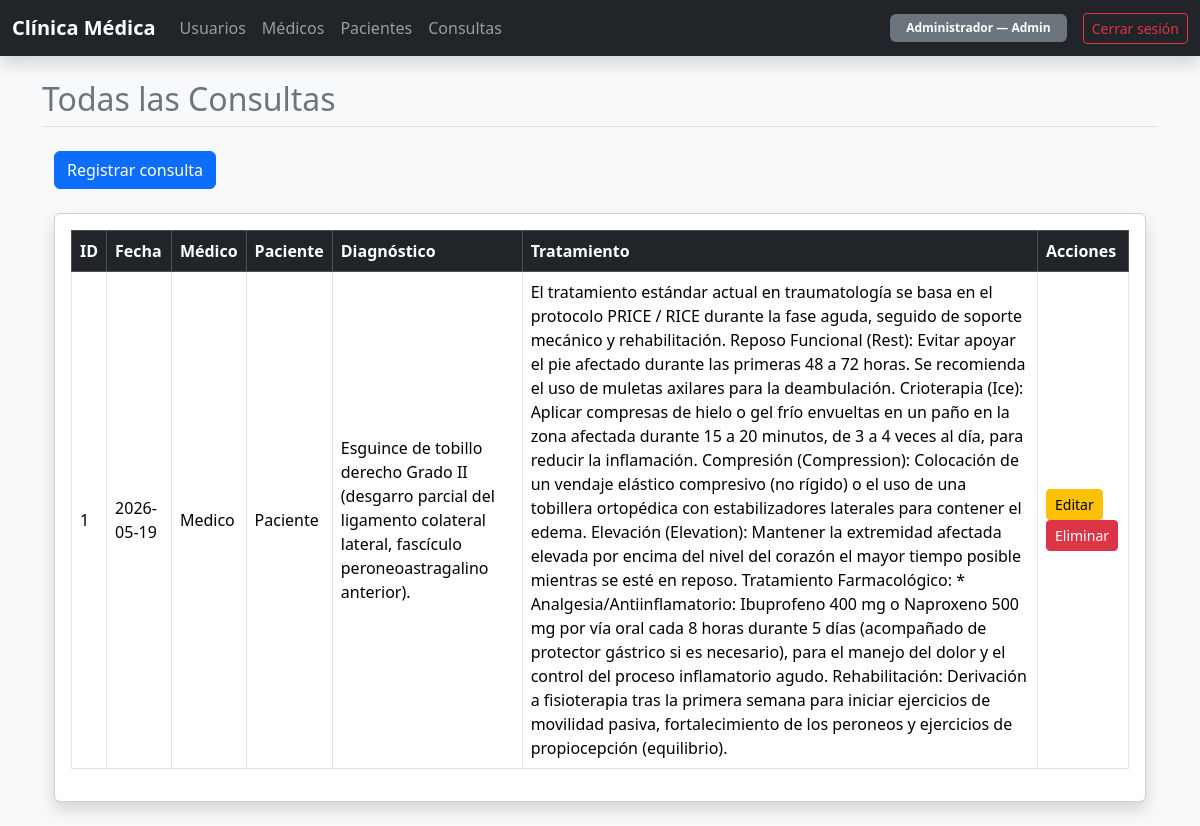
Page /consultas/ (signed in) on the committed database.
### models/usuario_model.py (models this page shows, shortened)
class Usuario(UserMixin, db.Model):
    __tablename__ = 'usuarios'
    id_usuario = db.Column(db.Integer, primary_key=True)
    nombre     = db.Column(db.String(100), nullable=False)
    username   = db.Column(db.String(50),  unique=True, nullable=False)
    password   = db.Column(db.String(255), nullable=False)
    rol        = db.Column(db.String(20),  nullable=False)  # 'admin' | 'medico' | 'paciente'
    medico   = db.relationship('Medico',   back_populates='usuario',
                               uselist=False, cascade='all, delete-orphan')
    paciente = db.relationship('Paciente', back_populates='usuario',
                               uselist=False, cascade='all, delete-orphan')

### models/consulta_model.py (models this page shows, shortened)
class Consulta(db.Model):
    __tablename__ = 'consultas'
    id_consulta = db.Column(db.Integer, primary_key=True)
    fecha       = db.Column(db.Date, nullable=False, default=date.today)
    diagnostico = db.Column(db.Text, nullable=False)
    tratamiento = db.Column(db.Text)
    id_medico   = db.Column(
        db.Integer,
        db.ForeignKey('medicos.id_medico', ondelete='CASCADE'),
        nullable=False
    )
    id_paciente = db.Column(
        db.Integer,
        db.ForeignKey('pacientes.id_paciente', ondelete='CASCADE'),
        nullable=False
    )
    medico   = db.relationship('Medico',   back_populates='consultas')
    paciente = db.relationship('Paciente', back_populates='consultas')

### controllers/consulta_controller.py (the view)
@consulta_bp.route('/')
@login_required
@solo_admin
def listar():
    consultas = Consulta.query.order_by(Consulta.fecha.desc()).all()
    return render_listar(consultas)

### database.py (called while the page is built)
def solo_admin(f):
    @wraps(f)
    def decorated(*args, **kwargs):
        if not current_user.is_authenticated or current_user.rol != 'admin':
            abort(403)
        return f(*args, **kwargs)
    return decorated

### models/usuario_model.py (called while the page is built)
@login_manager.user_loader
def load_user(user_id):
    return Usuario.query.get(int(user_id))

### views/consulta_view.py (called while the page is built)
def render_listar(consultas):
    return render_template('consulta/listar.html', consultas=consultas)

### templates/consulta/listar.html (shortened to what this page needs)
{% extends 'base.html' %}
{% block page_title %}Todas las Consultas{% endblock %}
{% block content %}
<div class="container mt-3">
  <div class="mb-4">
    <a href="{{ url_for('consultas.registrar') }}" class="btn btn-primary">
      Registrar consulta
    </a>
  </div>
  <div class="card shadow">
    <div class="card-body">
      <div class="table-responsive">
        <table class="table table-bordered table-hover align-middle">
          <thead class="table-dark">
            <tr>
              <th>ID</th>
              <th>Fecha</th>
              <th>Médico</th>
              <th>Paciente</th>
              <th>Diagnóstico</th>
              <th>Tratamiento</th>
              <th>Acciones</th>
            </tr>
          </thead>
          <tbody>
            {% for c in consultas %}
              <tr>
                <td>{{ c.id_consulta }}</td>
                <td>{{ c.fecha }}</td>
                <td>{{ c.medico.usuario.nombre }}</td>
                <td>{{ c.paciente.usuario.nombre }}</td>
                <td>{{ c.diagnostico }}</td>
                <td>{{ c.tratamiento or '—' }}</td>
                <td>
                  <a href="{{ url_for('consultas.editar', id_consulta=c.id_consulta) }}"
                     class="btn btn-sm btn-warning">
                    Editar
                  </a>
                  <form method="POST"
                        action="{{ url_for('consultas.eliminar', id_consulta=c.id_consulta) }}"
                        style="display:inline;">
                    <button type="submit"
                            class="btn btn-sm btn-danger"
                            onclick="return confirm('¿Eliminar consulta?')">
                      Eliminar
                    </button>
                  </form>
                </td>
              </tr>
            {% else %}
              <tr>
                <td colspan="7" class="text-center text-muted py-4">
                  No hay consultas registradas.
                </td>
              </tr>
            {% endfor %}
          </tbody>
        </table>
      </div>
    </div>
  </div>
</div>
{% endblock %}

### templates/base.html (shortened to what this page needs)
<!doctype html>
<html lang="es">
  <head>
    <link href="https://cdn.jsdelivr.net/npm/bootstrap@5.3.3/dist/css/bootstrap.min.css" rel="stylesheet">
  </head>
  <body class="bg-light">
    {% if current_user.is_authenticated %}
      <nav class="navbar navbar-expand-lg navbar-dark bg-dark shadow mb-4">
        <div class="container-fluid">
          <a class="navbar-brand fw-bold" href="{{ url_for('dashboard') }}">Clínica Médica</a>
          <div class="collapse navbar-collapse" id="navbarClinica">
            <ul class="navbar-nav me-auto mb-2 mb-lg-0">
              {% if current_user.rol == 'admin' %}
                <li class="nav-item"><a class="nav-link" href="{{ url_for('usuarios.index') }}">Usuarios</a></li>
                <li class="nav-item"><a class="nav-link" href="{{ url_for('medicos.listar') }}">Médicos</a></li>
                <li class="nav-item"><a class="nav-link" href="{{ url_for('pacientes.listar') }}">Pacientes</a></li>
                <li class="nav-item"><a class="nav-link" href="{{ url_for('consultas.listar') }}">Consultas</a></li>
              {% endif %}
            </ul>
            <div class="d-flex align-items-center gap-3">
              <span class="badge bg-secondary px-3 py-2 text-capitalize">
                {{ current_user.nombre }} — <span class="fw-bold">{{ current_user.rol }}</span>
              </span>
              <a href="{{ url_for('auth.logout') }}" class="btn btn-outline-danger btn-sm">Cerrar sesión</a>
            </div>
          </div>
        </div>
      </nav>
      <div class="container my-4">
        <h2 class="mb-4 border-bottom pb-2 text-secondary">{% block page_title %}{% endblock %}</h2>
        {% block content %}{% endblock %}
      </div>
    {% endif %}
  </body>
</html>

### rows in the picture
Usuario: nombre "Administrador", rol "Admin"
Consulta: id_consulta "1", fecha "2026-05-19", medico.usuario.nombre "Medico", paciente.usuario.nombre "Paciente", diagnostico "Esguince de tobillo derecho Grado II (desgarro parcial del ligamento colateral lateral, fascículo peroneoastragalino anterior).", tratamiento "El tratamiento estándar actual en traumatología se basa en el protocolo PRICE / RICE durante la fase aguda, seguido de soporte mecánico y rehabilitación. Reposo Funcional (Rest): Evitar apoyar el pie afectado durante las primeras 48 a 72 horas. Se recomienda el uso de muletas axilares para la deambulación. Crioterapia (Ice): Aplicar compresas de hielo o gel frío envueltas en un paño en la zona afectada durante 15 a 20 minutos, de 3 a 4 veces al día, para reducir la inflamación. Compresión (Compression): Colocación de un vendaje elástico compresivo (no rígido) o el uso de una tobillera ortopédica con estabilizadores laterales para contener el edema. Elevación (Elevation): Mantener la…"
